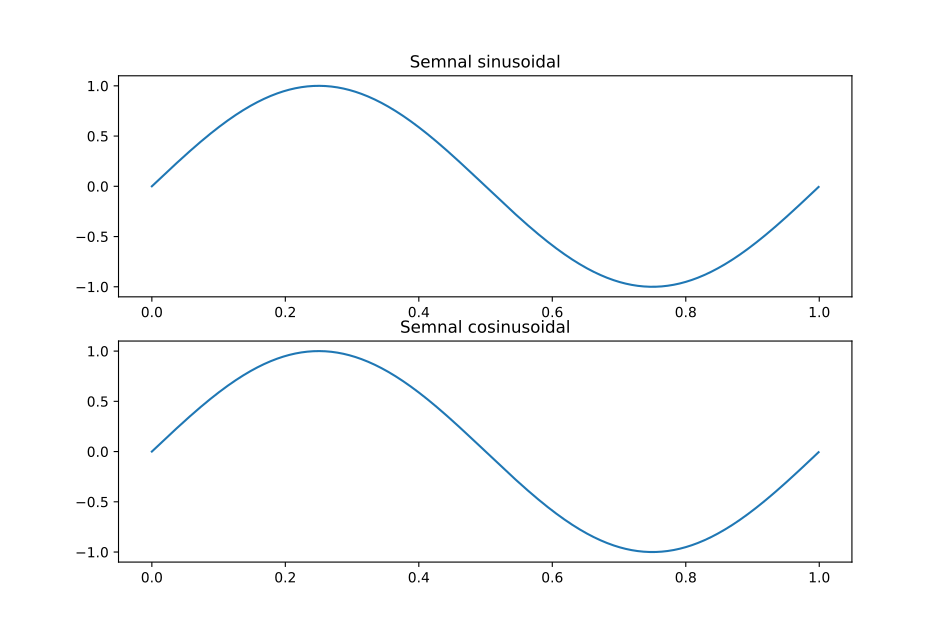

The script that drew this image:
import numpy as np
import matplotlib.pyplot as plt
import scipy
import sounddevice as sd




# cos(a) = sin(a + pi/2)
# semnal periodic - x(t) = A*sin(2*pi*f*t + phi)
A = 1
f= 1
fs = 1000
phi = 0

t = np.linspace(0, 1, fs, endpoint=False)

sin = A * np.sin(2 * np.pi * f * t + phi)
cos = A * np.cos(2 * np.pi * f * t + phi - np.pi / 2)

fig,axs = plt.subplots(2,1)

axs[0].plot(t,sin)
axs[0].set_title('Semnal sinusoidal')

axs[1].plot(t,cos)
axs[1].set_title('Semnal cosinusoidal')

plt.show()
